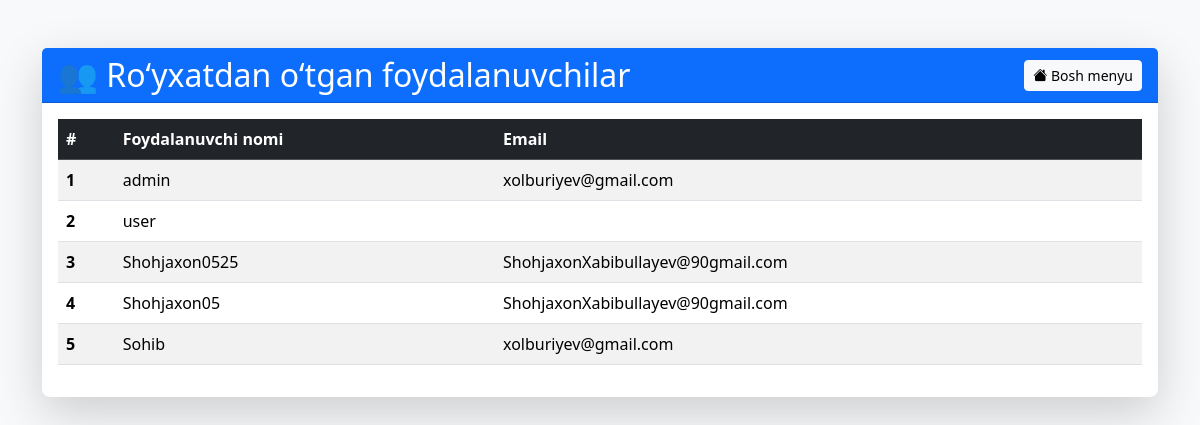
The page /users/users/ on the database as committed earlier.
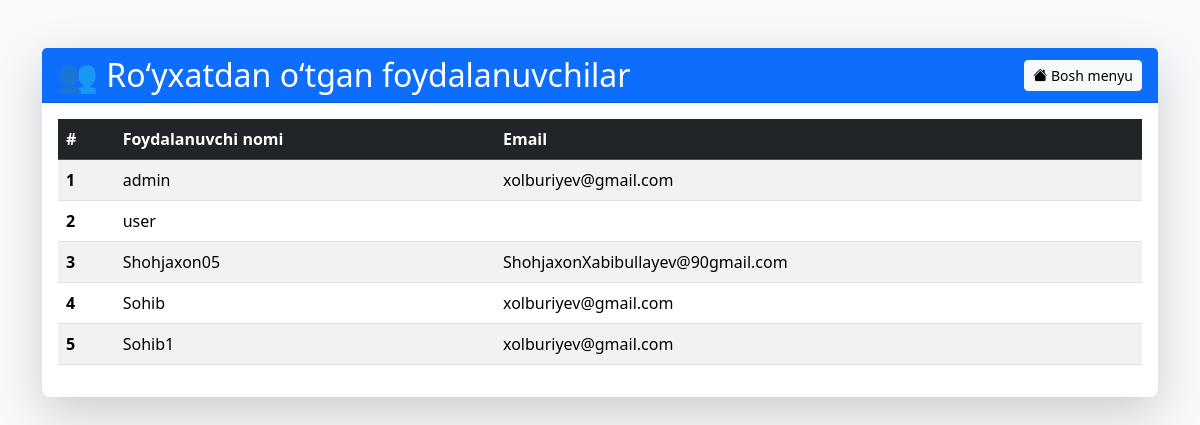
The same page on the database as committed later.
### users/models.py (models this page shows, shortened)
class User(AbstractUser):
    profile = models.ImageField(upload_to="profile_images/", default="defaults/profile.jpg", blank=True, null=True)
    cover = models.ImageField(upload_to="cover_images/",default="defaults/cover.jpg", blank=True, null=True)
    verified = models.BooleanField(default=False)
    bio = models.CharField(max_length=150, blank=True, null=True)
    birth_of_date = models.DateField(null=True, blank=True)

### users/views.py (the view)
# urls.py: path("users/",users_list, name="users_list"),
def users_list(request):
    users = User.objects.all()
    return render(request, "users_list.html", {"users": users})

### templates/users_list.html (shortened to what this page needs)
<!DOCTYPE html>
<html lang="uz">
<head>
    <link href="https://cdn.jsdelivr.net/npm/bootstrap@5.3.2/dist/css/bootstrap.min.css" rel="stylesheet">
    <link href="https://cdn.jsdelivr.net/npm/bootstrap-icons/font/bootstrap-icons.css" rel="stylesheet">
</head>
<body class="bg-light">
<div class="container py-5">
    <div class="card shadow-lg border-0 rounded-3">
        <div class="card-header bg-primary text-white d-flex justify-content-between align-items-center">
            <h2 class="mb-0">👥 Ro‘yxatdan o‘tgan foydalanuvchilar</h2>
            <a href="{% url 'index' %}" class="btn btn-light btn-sm">
                <i class="bi bi-house-fill"></i> Bosh menyu
            </a>
        </div>
        <div class="card-body">
            <table class="table table-striped table-hover align-middle">
                <thead class="table-dark">
                    <tr>
                        <th scope="col">#</th>
                        <th scope="col">Foydalanuvchi nomi</th>
                        <th scope="col">Email</th>
                    </tr>
                </thead>
                <tbody>
                    {% for user in users %}
                        <tr>
                            <th scope="row">{{ forloop.counter }}</th>
                            <td>{{ user.username }}</td>
                            <td>{{ user.email }}</td>
                        </tr>
                    {% empty %}
                        <tr>
                            <td colspan="3" class="text-center text-muted">
                                Hozircha foydalanuvchilar mavjud emas.
                            </td>
                        </tr>
                    {% endfor %}
                </tbody>
            </table>
        </div>
    </div>
</div>
</body>
</html>

Rows that differ between the two databases and show on the page:
removed User: username "Shohjaxon0525", email "ShohjaxonXabibullayev@90gmail.com"
added User: username "Sohib1", email "xolburiyev@gmail.com"
